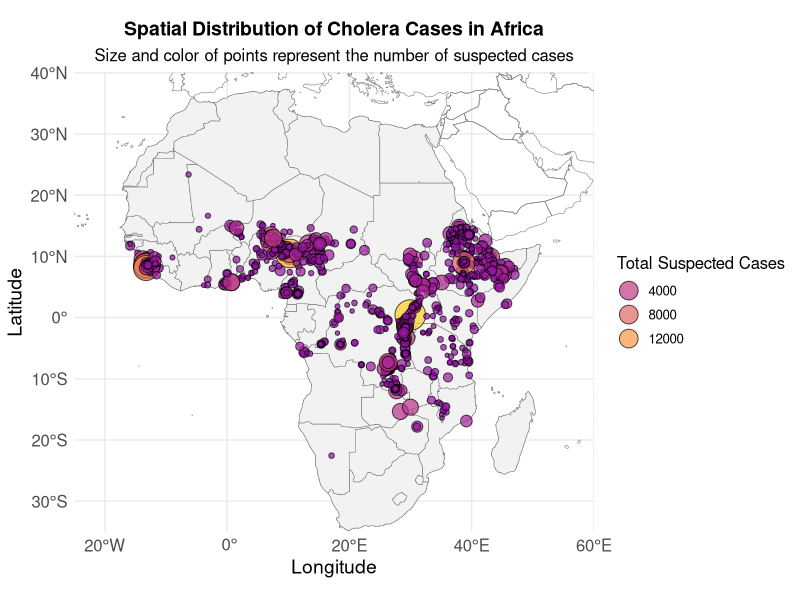
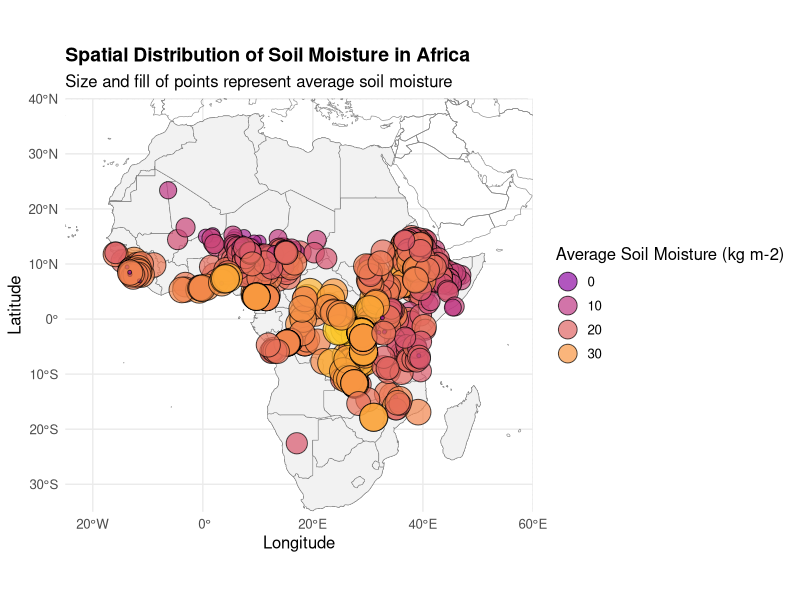
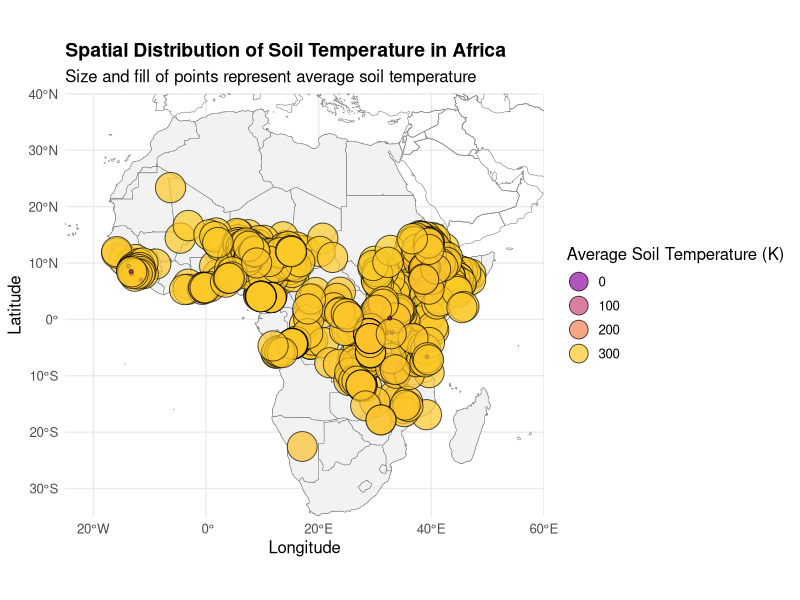
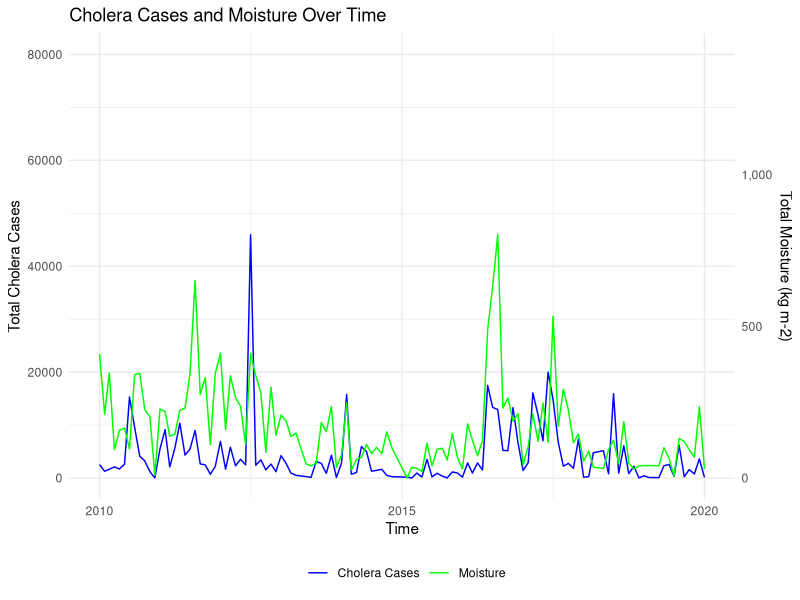
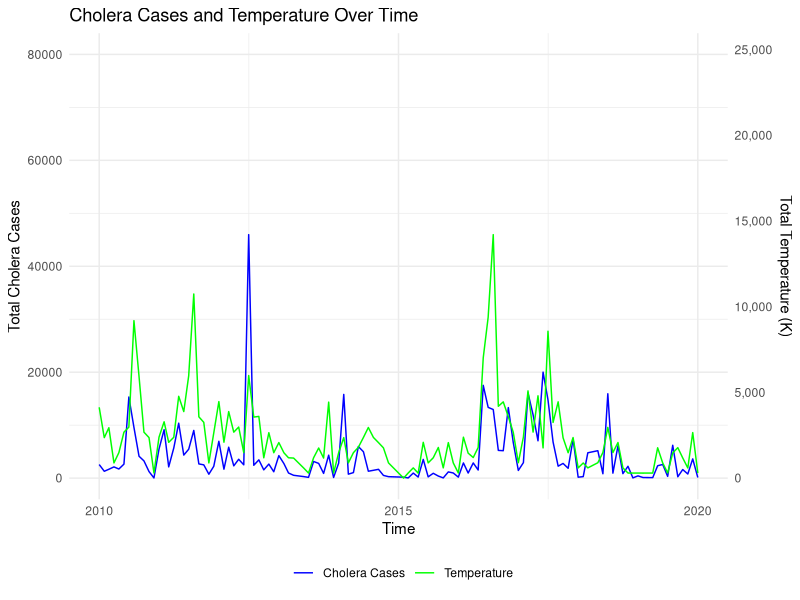
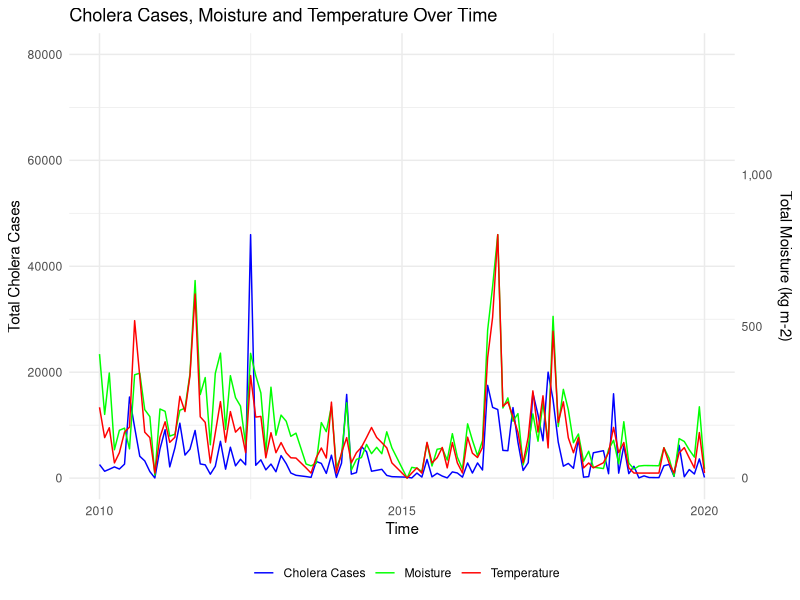
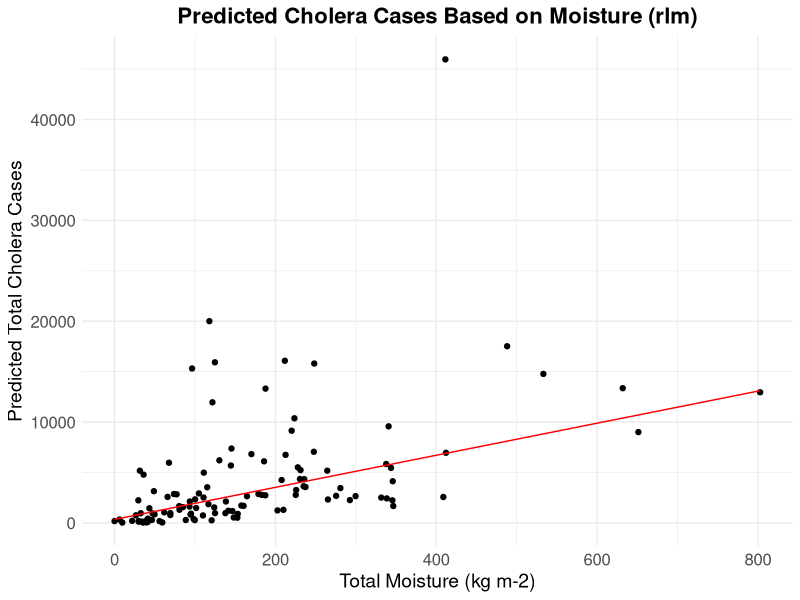
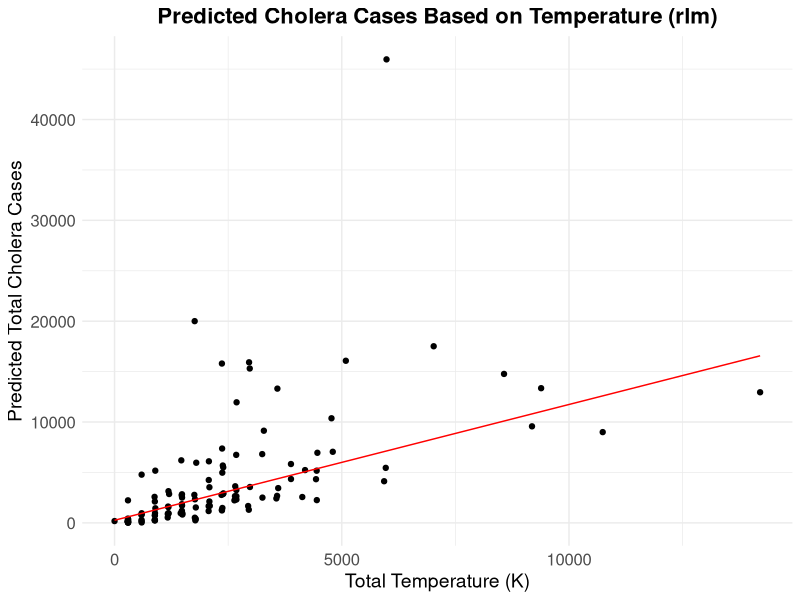

The R source for these figures, in order:
# Load the necessary libraries
library(ggplot2)
library(dplyr)
library(lubridate)
library(zoo)
library(scales)
library(MASS)
library(randomForest)
library(rnaturalearth)
library(rnaturalearthdata)
library(sf)

# Define the custom theme
Rohan_theme <- theme_minimal() +
  theme(
    plot.title = element_text(face = "bold", hjust = 0.5, size = 16),
    plot.subtitle = element_text(hjust = 0.5, size = 14),
    axis.title.x = element_text(size = 14),
    axis.title.y = element_text(size = 14),
    axis.text = element_text(size = 12),
    plot.caption = element_text(size = 10, hjust = 0, vjust = 1)
  )

# Read and clean the datasets
outbreak_data <- read.csv("outbreak_data.csv")
# precipitation_data <- read.csv("precipitation_data.csv")
moisture_data <- read.csv("moisture_data.csv")
temperature_data <- read.csv("temperature_data.csv")

# Mapping of African country abbreviations to full names
african_country_mapping <- data.frame(
  code = c("DZA", "AGO", "BEN", "BWA", "BFA", "BDI", "CPV", "CMR", "CAF", "TCD",
           "COM", "COD", "COG", "CIV", "DJI", "EGY", "GNQ", "ERI", "SWZ", "ETH",
           "GAB", "GMB", "GHA", "GIN", "GNB", "KEN", "LSO", "LBR", "LBY", "MDG",
           "MWI", "MLI", "MRT", "MUS", "MAR", "MOZ", "NAM", "NER", "NGA", "REU",
           "RWA", "SHN", "STP", "SEN", "SYC", "SLE", "SOM", "ZAF", "SSD", "SDN",
           "TZA", "TGO", "TUN", "UGA", "ZMB", "ZWE"),
  full_name = c("Algeria", "Angola", "Benin", "Botswana", "Burkina Faso", "Burundi", "Cape Verde", "Cameroon", "Central African Republic", "Chad",
                "Comoros", "Democratic Republic of the Congo", "Republic of the Congo", "Ivory Coast", "Djibouti", "Egypt", "Equatorial Guinea", "Eritrea", "Eswatini", "Ethiopia",
                "Gabon", "The Gambia", "Ghana", "Guinea", "Guinea-Bissau", "Kenya", "Lesotho", "Liberia", "Libya", "Madagascar",
                "Malawi", "Mali", "Mauritania", "Mauritius", "Morocco", "Mozambique", "Namibia", "Niger", "Nigeria", "Réunion",
                "Rwanda", "Saint Helena", "São Tomé and Príncipe", "Senegal", "Seychelles", "Sierra Leone", "Somalia", "South Africa", "South Sudan", "Sudan",
                "Tanzania", "Togo", "Tunisia", "Uganda", "Zambia", "Zimbabwe")
)

outbreak_data <- merge(outbreak_data, african_country_mapping, by.x = "country", by.y = "code", all.x = TRUE)

# Convert date columns to Date type
outbreak_data$start_date <- as.Date(outbreak_data$start_date, format="%m/%d/%Y")
outbreak_data$end_date <- as.Date(outbreak_data$end_date, format="%m/%d/%Y")

# Extract month and season from dates
outbreak_data$month <- format(outbreak_data$start_date, "%m")
outbreak_data$season <- ifelse(outbreak_data$month %in% c("12", "01", "02"), "Winter",
                               ifelse(outbreak_data$month %in% c("03", "04", "05"), "Spring",
                                      ifelse(outbreak_data$month %in% c("06", "07", "08"), "Summer",
                                             "Fall")))

# # Calculate the total precipitation for each location
# precipitation_data <- precipitation_data %>%
#   mutate(total_precipitation = rowSums(dplyr::select(., starts_with('precipitation')), na.rm = TRUE))

# Calculate the total moisture for each location
moisture_data <- moisture_data %>%
  mutate(total_moisture = rowSums(dplyr::select(., starts_with('soilMois')), na.rm = TRUE))

# Calculate the total temperature for each location
temperature_data <- temperature_data %>%
  mutate(total_temperature = rowSums(dplyr::select(., starts_with('soilTemp')), na.rm = TRUE))

# Load country borders
world <- ne_countries(scale = "medium", returnclass = "sf")
africa <- world[world$continent == "Africa", ]

# Define the longitude and latitude range for Africa
xlim_africa <- c(-25, 60)  # Approximate longitude range for Africa
ylim_africa <- c(-35, 40)  # Approximate latitude range for Africa

# Spatial plot for Cholera Outbreaks
ggplot(data = outbreak_data) +
  geom_sf(data = world, fill = NA, color = "gray50") +  # Plot country borders
  geom_sf(data = africa, fill = "gray95", color = "gray50") +  # Highlight the African continent
  geom_point(aes(x = longitude, y = latitude, size = total_suspected_cases, fill = total_suspected_cases), pch = 21, alpha = 0.7) +
  scale_size(name = "Total Suspected Cases", range = c(1, 10)) +
  scale_fill_viridis_c(name = "Total Suspected Cases", option = "C", begin = 0.3, end = 0.9, direction = 1) +
  guides(fill = guide_legend(override.aes = list(size = 6))) +  # Combine legends
  coord_sf(xlim = xlim_africa, ylim = ylim_africa, expand = FALSE) +  # Zoom into African region
  labs(
    title = "Spatial Distribution of Cholera Cases in Africa",
    subtitle = "Size and color of points represent the number of suspected cases",
    x = "Longitude",
    y = "Latitude"
  ) +
  Rohan_theme +
  theme(
    legend.position = "right",
    text = element_text(size = 12),
    plot.title = element_text(size = 14, face = "bold"),
    plot.subtitle = element_text(size = 12)
  )

# # Create the precipitation spatial plot
# ggplot(data = precipitation_data) +
#   geom_sf(data = world, fill = NA, color = "gray50") +  # Plot world borders
#   geom_sf(data = africa, fill = "gray95", color = "gray50") +  # Highlight the African continent
#   geom_point(aes(x = longitude, y = latitude, size = total_precipitation, fill = total_precipitation), pch = 21, alpha = 0.7) +
#   scale_size(name = "Total Precipitation", range = c(1, 10)) +
#   scale_fill_viridis_c(name = "Total Precipitation", option = "C", begin = 0.3, end = 0.9, direction = 1) +
#   guides(fill = guide_legend(override.aes = list(size = 6))) +  # Use override.aes to match size in legend
#   coord_sf(xlim = xlim_africa, ylim = ylim_africa, expand = FALSE) +  # Zoom into the African region
#   labs(
#     title = "Spatial Distribution of Precipitation in Africa",
#     subtitle = "Size and fill of points represent total precipitation",
#     x = "Longitude",
#     y = "Latitude"
#   ) +
#   theme_minimal() +
#   theme(
#     legend.position = "right",
#     text = element_text(size = 12),
#     plot.title = element_text(size = 14, face = "bold"),
#     plot.subtitle = element_text(size = 12)
#   )

# Create the soil moisture spatial plot
ggplot(data = moisture_data) +
  geom_sf(data = world, fill = NA, color = "gray50") +  # Plot world borders
  geom_sf(data = africa, fill = "gray95", color = "gray50") +  # Highlight the African continent
  geom_point(aes(x = longitude, y = latitude, size = total_moisture/120, fill = total_moisture/120), pch = 21, alpha = 0.7) +
  scale_size(name = "Average Soil Moisture (kg m-2)", range = c(1, 10)) +
  scale_fill_viridis_c(name = "Average Soil Moisture (kg m-2)", option = "C", begin = 0.3, end = 0.9, direction = 1) +
  guides(fill = guide_legend(override.aes = list(size = 6))) +  # Use override.aes to match size in legend
  coord_sf(xlim = xlim_africa, ylim = ylim_africa, expand = FALSE) +  # Zoom into the African region
  labs(
    title = "Spatial Distribution of Soil Moisture in Africa",
    subtitle = "Size and fill of points represent average soil moisture",
    x = "Longitude",
    y = "Latitude"
  ) +
  theme_minimal() +
  theme(
    legend.position = "right",
    text = element_text(size = 12),
    plot.title = element_text(size = 14, face = "bold"),
    plot.subtitle = element_text(size = 12)
  )

# Create the soil temperature spatial plot
ggplot(data = temperature_data) +
  geom_sf(data = world, fill = NA, color = "gray50") +  # Plot world borders
  geom_sf(data = africa, fill = "gray95", color = "gray50") +  # Highlight the African continent
  geom_point(aes(x = longitude, y = latitude, size = total_temperature/120, fill = total_temperature/120), pch = 21, alpha = 0.7) +
  scale_size(name = "Average Soil Temperature (K)", range = c(1, 10)) +
  scale_fill_viridis_c(name = "Average Soil Temperature (K)", option = "C", begin = 0.3, end = 0.9, direction = 1) +
  guides(fill = guide_legend(override.aes = list(size = 6))) +  # Use override.aes to match size in legend
  coord_sf(xlim = xlim_africa, ylim = ylim_africa, expand = FALSE) +  # Zoom into the African region
  labs(
    title = "Spatial Distribution of Soil Temperature in Africa",
    subtitle = "Size and fill of points represent average soil temperature",
    x = "Longitude",
    y = "Latitude"
  ) +
  theme_minimal() +
  theme(
    legend.position = "right",
    text = element_text(size = 12),
    plot.title = element_text(size = 14, face = "bold"),
    plot.subtitle = element_text(size = 12)
  )

merged_data_moisture <- merge(outbreak_data, moisture_data, by = "location_period_id")
merged_data_temperature <- merge(outbreak_data, temperature_data, by = "location_period_id")

# # Merge the datasets
# merged_data <- merge(outbreak_data, precipitation_data, by = "location_period_id")
#
# # Convert date columns to Date type if not already
# merged_data$start_date <- as.Date(merged_data$start_date, format="%m/%d/%Y")
# merged_data$end_date <- as.Date(merged_data$start_date, format="%m/%d/%Y")

merged_data_moisture$start_date <- as.Date(merged_data_moisture$start_date, format="%m/%d/%Y")
merged_data_moisture$end_date <- as.Date(merged_data_moisture$start_date, format="%m/%d/%Y")

merged_data_temperature$start_date <- as.Date(merged_data_temperature$start_date, format="%m/%d/%Y")
merged_data_temperature$end_date <- as.Date(merged_data_temperature$start_date, format="%m/%d/%Y")



# # Aggregate data by month/year and calculate total precipitation and cholera cases
# monthly_data <- merged_data %>%
#   mutate(month = floor_date(start_date, "month")) %>%
#   group_by(month) %>%
#   summarize(total_cases = sum(total_suspected_cases, na.rm = TRUE),
#             total_precipitation = sum(`precipitation.2010_1`, na.rm = TRUE))

# Aggregate data by month/year and calculate total moisture and cholera cases
monthly_data_moisture <- merged_data_moisture %>%
  mutate(month = floor_date(start_date, "month")) %>%
  group_by(month) %>%
  summarize(total_cases = sum(total_suspected_cases, na.rm = TRUE),
            total_moisture = sum(`soilMois.2010_01`, na.rm = TRUE))

# Aggregate data by month/year and calculate total temperature and cholera cases
monthly_data_temperature <- merged_data_temperature %>%
  mutate(month = floor_date(start_date, "month")) %>%
  group_by(month) %>%
  summarize(total_cases = sum(total_suspected_cases, na.rm = TRUE),
            total_temperature = sum(`soilTemp.2010_01`, na.rm = TRUE))

# # Used to scale the secondary axis below
# factor <- max(monthly_data$total_cases) / max(monthly_data$total_precipitation)

factor_moisture <- max(monthly_data_moisture$total_cases) / max(monthly_data_moisture$total_moisture)
factor_temperature <- max(monthly_data_temperature$total_cases) / max(monthly_data_temperature$total_temperature)

# # Create the time-series plot with a secondary axis
# ggplot(monthly_data, aes(x = month)) +
#   geom_line(aes(y = total_cases, colour = "Cholera Cases")) +
#   geom_line(aes(y = total_precipitation * factor, colour = "Precipitation")) +
#   scale_y_continuous(
#     name = "Total Cholera Cases",
#     limits = c(0, 80000), # Set limit for the primary axis (left side)
#     sec.axis = sec_axis(~./factor, name="Total Precipitation (mm/day)",
#                         labels = scales::comma) # Adjust the secondary axis (right side)
#   ) +
#   labs(title = "Cholera Cases and Precipitation Over Time",
#        x = "Time") +
#   scale_colour_manual(
#     "",
#     breaks = c("Cholera Cases", "Precipitation"),
#     values = c("blue", "green")
#   ) +
#   theme_minimal() +
#   theme(legend.position="bottom")

# Create the time-series plot with a secondary axis
ggplot(monthly_data_moisture, aes(x = month)) +
  geom_line(aes(y = total_cases, colour = "Cholera Cases")) +
  geom_line(aes(y = total_moisture * factor_moisture, colour = "Moisture")) +
  scale_y_continuous(
    name = "Total Cholera Cases",
    limits = c(0, 80000), # Set limit for the primary axis (left side)
    sec.axis = sec_axis(~./factor_moisture, name="Total Moisture (kg m-2)",
                        labels = scales::comma) # Adjust the secondary axis (right side)
  ) +
  labs(title = "Cholera Cases and Moisture Over Time",
       x = "Time") +
  scale_colour_manual(
    "",
    breaks = c("Cholera Cases", "Moisture"),
    values = c("blue", "green")
  ) +
  theme_minimal() +
  theme(legend.position="bottom")

# Create the time-series plot with a secondary axis
ggplot(monthly_data_temperature, aes(x = month)) +
  geom_line(aes(y = total_cases, colour = "Cholera Cases")) +
  geom_line(aes(y = total_temperature * factor_temperature, colour = "Temperature")) +
  scale_y_continuous(
    name = "Total Cholera Cases",
    limits = c(0, 80000), # Set limit for the primary axis (left side)
    sec.axis = sec_axis(~./factor_temperature, name="Total Temperature (K)",
                        labels = scales::comma) # Adjust the secondary axis (right side)
  ) +
  labs(title = "Cholera Cases and Temperature Over Time",
       x = "Time") +
  scale_colour_manual(
    "",
    breaks = c("Cholera Cases", "Temperature"),
    values = c("blue", "green")
  ) +
  theme_minimal() +
  theme(legend.position="bottom")

# merge all 3 datasets
monthly_data_all <- merge(monthly_data_moisture, monthly_data_temperature, by = "month")

# plot all 3 datasets
ggplot(monthly_data_all, aes(x = month)) +
  geom_line(aes(y = total_cases.x, colour = "Cholera Cases")) +
  geom_line(aes(y = total_moisture * factor_moisture, colour = "Moisture")) +
  geom_line(aes(y = total_temperature * factor_temperature, colour = "Temperature")) +
  scale_y_continuous(
    name = "Total Cholera Cases",
    limits = c(0, 80000), # Set limit for the primary axis (left side)
    sec.axis = sec_axis(~./factor_moisture, name="Total Moisture (kg m-2)",
                        labels = scales::comma) # Adjust the secondary axis (right side)
  ) +
  labs(title = "Cholera Cases, Moisture and Temperature Over Time",
       x = "Time") +
  scale_colour_manual(
    "",
    breaks = c("Cholera Cases", "Moisture", "Temperature"),
    values = c("blue", "green", "red")
  ) +
  theme_minimal() +
  theme(legend.position="bottom")


print("test")
# # Shapiro-Wilk normality test for total_cases
# shapiro.test(monthly_data$total_cases)

shapiro.test(monthly_data_moisture$total_cases)
shapiro.test(monthly_data_temperature$total_cases)

# # Shapiro-Wilk normality test for total_precipitation
# shapiro.test(monthly_data$total_precipitation)

shapiro.test(monthly_data_moisture$total_moisture)
shapiro.test(monthly_data_temperature$total_temperature)

# # Spearman correlation test - Data not normal
# cor.test(monthly_data$total_cases, monthly_data$total_precipitation, method = "spearman")

cor.test(monthly_data_moisture$total_cases, monthly_data_moisture$total_moisture, method = "spearman")
cor.test(monthly_data_temperature$total_cases, monthly_data_temperature$total_temperature, method = "spearman")

# # Robust Linear Model - Data not normal
# lm_model <- rlm(total_cases ~ total_precipitation, data = monthly_data)

lm_model_moisture <- rlm(total_cases ~ total_moisture, data = monthly_data_moisture)
lm_model_temperature <- rlm(total_cases ~ total_temperature, data = monthly_data_temperature)

# # Use the model to predict cholera cases for a range of precipitation values
# future_precipitation_data <- data.frame(total_precipitation = seq(min(monthly_data$total_precipitation, na.rm = TRUE),
#                                                                   max(monthly_data$total_precipitation, na.rm = TRUE), length.out = 100))
# predictions <- predict(lm_model, newdata = future_precipitation_data)

future_moisture_data <- data.frame(total_moisture = seq(min(monthly_data_moisture$total_moisture, na.rm = TRUE),
                                                        max(monthly_data_moisture$total_moisture, na.rm = TRUE), length.out = 100))
predictions_moisture <- predict(lm_model_moisture, newdata = future_moisture_data)

future_temperature_data <- data.frame(total_temperature = seq(min(monthly_data_temperature$total_temperature, na.rm = TRUE),
                                                              max(monthly_data_temperature$total_temperature, na.rm = TRUE), length.out = 100))
predictions_temperature <- predict(lm_model_temperature, newdata = future_temperature_data)





# # Add predictions to the future precipitation data frame
# future_precipitation_data$predicted_cases <- predictions
future_moisture_data$predicted_cases <- predictions_moisture
future_temperature_data$predicted_cases <- predictions_temperature

# # Plot the predictions along with the original data

ggplot(monthly_data_moisture, aes(x = total_moisture, y = total_cases)) +
    geom_point() +
    geom_line(data = future_moisture_data, aes(x = total_moisture, y = predicted_cases), color = 'red') +
    # ylim(0, 80000) +
    # xlim(0, 150) +
    labs(title = "Predicted Cholera Cases Based on Moisture (rlm)",
         x = "Total Moisture (kg m-2)",
         y = "Predicted Total Cholera Cases") +
    Rohan_theme

ggplot(monthly_data_temperature, aes(x = total_temperature, y = total_cases)) +
    geom_point() +
    geom_line(data = future_temperature_data, aes(x = total_temperature, y = predicted_cases), color = 'red') +
    # ylim(0, 80000) +
    # xlim(0, 150) +
    labs(title = "Predicted Cholera Cases Based on Temperature (rlm)",
         x = "Total Temperature (K)",
         y = "Predicted Total Cholera Cases") +
    Rohan_theme

# # Output the summary of the linear model
summary(lm_model_moisture)
summary(lm_model_temperature)

# # Calculate the RMSE for the linear model
rmse_moisture <- sqrt(mean((monthly_data_moisture$total_cases - predict(lm_model_moisture))^2))
rmse_temperature <- sqrt(mean((monthly_data_temperature$total_cases - predict(lm_model_temperature))^2))

# # Output the RMSE for the linear model
rmse_moisture
rmse_temperature


# 3 more models:
# 1. Random Forest
# 2. Support Vector Machine
# 3. ???

# Random Forest Model

# split training and testing data
set.seed(123)
train_indices <- sample(1:nrow(monthly_data_moisture), 0.8 * nrow(monthly_data_moisture))
train_data_moisture <- monthly_data_moisture[train_indices, ]
test_data_moisture <- monthly_data_moisture[-train_indices, ]

train_indices <- sample(1:nrow(monthly_data_temperature), 0.8 * nrow(monthly_data_temperature))
train_data_temperature <- monthly_data_temperature[train_indices, ]
test_data_temperature <- monthly_data_temperature[-train_indices, ]

# Train the Random Forest Model
rf_model_moisture <- randomForest(total_cases ~ total_moisture, data = train_data_moisture, ntree = 500)
rf_model_temperature <- randomForest(total_cases ~ total_temperature, data = train_data_temperature, ntree = 500)

# Make predictions on the test data
test_data_moisture$predicted_cases_rf <- predict(rf_model_moisture, newdata = test_data_moisture)
test_data_temperature$predicted_cases_rf <- predict(rf_model_temperature, newdata = test_data_temperature)

# Calculate the RMSE for the Random Forest Model
rmse_rf_moisture <- sqrt(mean((test_data_moisture$total_cases - test_data_moisture$predicted_cases_rf)^2))
rmse_rf_temperature <- sqrt(mean((test_data_temperature$total_cases - test_data_temperature$predicted_cases_rf)^2))

# Output the RMSE for the Random Forest Model
rmse_rf_moisture
rmse_rf_temperature

# Make predictions for a range of moisture values
future_moisture_data$predicted_cases_rf <- predict(rf_model_moisture, newdata = future_moisture_data)
future_temperature_data$predicted_cases_rf <- predict(rf_model_temperature, newdata = future_temperature_data)




# Plot the predictions along with the original data
ggplot(monthly_data_moisture, aes(x = total_moisture, y = total_cases)) +
    geom_point() +
    geom_line(data = future_moisture_data, aes(x = total_moisture, y = predicted_cases_rf), color = 'red') +
    labs(title = "Predicted Cholera Cases Based on Moisture (Random Forest)",
         x = "Total Moisture (kg m-2)",
         y = "Predicted Total Cholera Cases") +
    Rohan_theme

ggplot(monthly_data_temperature, aes(x = total_temperature, y = total_cases)) +
    geom_point() +
    geom_line(data = future_temperature_data, aes(x = total_temperature, y = predicted_cases_rf), color = 'red') +
    labs(title = "Predicted Cholera Cases Based on Temperature (Random Forest)",
         x = "Total Temperature (K)",
         y = "Predicted Total Cholera Cases") +
    Rohan_theme

# plot the predictions compared to just the training data
ggplot(train_data_moisture, aes(x = total_moisture, y = total_cases)) +
  geom_point() +
  geom_line(data = future_moisture_data, aes(x = total_moisture, y = predicted_cases_rf), color = 'red') +
  labs(title = "Predicted Cholera Cases Based on Moisture (Random Forest)",
       x = "Total Moisture (kg m-2)",
       y = "Predicted Total Cholera Cases") +
  Rohan_theme


#
# # plot both models together
# ggplot(monthly_data_moisture, aes(x = total_moisture, y = total_cases)) +
#     geom_point() +
#     geom_line(data = future_moisture_data, aes(x = total_moisture, y = predicted_cases_rf), color = 'red') +
#     geom_line(data = future_moisture_data, aes(x = total_moisture, y = predicted_cases), color = 'blue') +
#     labs(title = "Predicted Cholera Cases Based on Moisture (Random Forest vs rlm)",
#          x = "Total Moisture (kg m-2)",
#          y = "Predicted Total Cholera Cases") +
#     Rohan_theme


# # store both predictions in a new dataframe by month and total_cases
# monthly_data <- merge(monthly_data_moisture, monthly_data_temperature, by = "month")
# # remove duplicate total_cases column
# monthly_data <- monthly_data[, -2]
# # rename old total_cases column
# colnames(monthly_data)[3] <- "total_cases"
# monthly_data$moisture_prediction <- future_moisture_data$predicted_cases_rf
# monthly_data$temperature_prediction <- future_temperature_data$predicted_cases_rf



# Support Vector Machine Model
library(e1071)

# Train the Support Vector Machine Model
svm_model_moisture <- svm(total_cases ~ total_moisture, data = train_data_moisture)
svm_model_temperature <- svm(total_cases ~ total_temperature, data = train_data_temperature)

# Make predictions on the test data
test_data_moisture$predicted_cases_svm <- predict(svm_model_moisture, newdata = test_data_moisture)
test_data_temperature$predicted_cases_svm <- predict(svm_model_temperature, newdata = test_data_temperature)

# Calculate the RMSE for the Support Vector Machine Model
rmse_svm_moisture <- sqrt(mean((test_data_moisture$total_cases - test_data_moisture$predicted_cases_svm)^2))
rmse_svm_temperature <- sqrt(mean((test_data_temperature$total_cases - test_data_temperature$predicted_cases_svm)^2))

# Output the RMSE for the Support Vector Machine Model
rmse_svm_moisture
rmse_svm_temperature

# Make predictions for a range of moisture values
  future_moisture_data$predicted_cases_svm <- predict(svm_model_moisture, newdata = future_moisture_data)
future_temperature_data$predicted_cases_svm <- predict(svm_model_temperature, newdata = future_temperature_data)

# Plot the predictions along with the original data
ggplot(monthly_data_moisture, aes(x = total_moisture, y = total_cases)) +
    geom_point() +
    geom_line(data = future_moisture_data, aes(x = total_moisture, y = predicted_cases_svm), color = 'red') +
    labs(title = "Predicted Cholera Cases Based on Moisture (SVM)",
         x = "Total Moisture (kg m-2)",
         y = "Predicted Total Cholera Cases") +
    Rohan_theme

ggplot(monthly_data_temperature, aes(x = total_temperature, y = total_cases)) +
    geom_point() +
    geom_line(data = future_temperature_data, aes(x = total_temperature, y = predicted_cases_svm), color = 'red') +
    labs(title = "Predicted Cholera Cases Based on Temperature (SVM)",
         x = "Total Temperature (K)",
         y = "Predicted Total Cholera Cases") +
    Rohan_theme


# svr
# Train the Support Vector Regression Model
